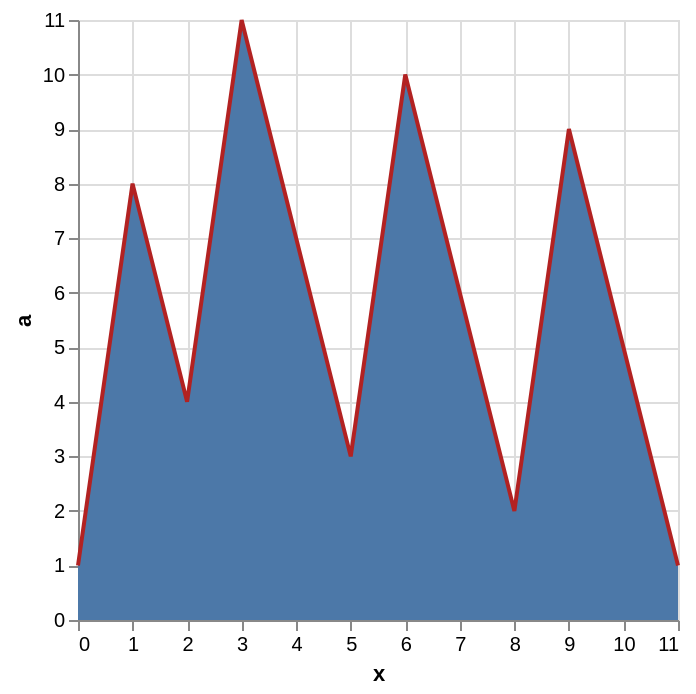

Write a Vega-Lite specification for this figure.
### Vega-Lite specification from a JSON file in a GitHub repository (floating-point values rounded to 4 significant figures)
{"data": {"values": [{"x": 0, "a": 1, "b": 2, "g": "p"}, {"x": 1, "a": 8, "b": 7, "g": "q"}, {"x": 2, "a": 4, "b": 3, "g": "r"}, {"x": 3, "a": 11, "b": 8, "g": "p"}, {"x": 4, "a": 7, "b": 4, "g": "q"}, {"x": 5, "a": 3, "b": 9, "g": "r"}, {"x": 6, "a": 10, "b": 5, "g": "p"}, {"x": 7, "a": 6, "b": 10, "g": "q"}, {"x": 8, "a": 2, "b": 6, "g": "r"}, {"x": 9, "a": 9, "b": 2, "g": "p"}, {"x": 10, "a": 5, "b": 7, "g": "q"}, {"x": 11, "a": 1, "b": 3, "g": "r"}]}, "encoding": {"x": {"field": "x", "type": "quantitative"}, "y": {"field": "a", "type": "quantitative"}}, "layer": [{"mark": "area"}, {"mark": "line", "encoding": {"color": {"value": "firebrick"}}}]}
